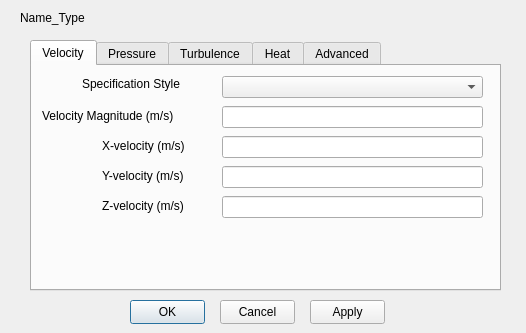
<?xml version="1.0" encoding="UTF-8"?>
<ui version="4.0">
 <class>boundaryConditionDialog</class>
 <widget class="QDialog" name="boundaryConditionDialog">
  <property name="geometry">
   <rect>
    <x>0</x>
    <y>0</y>
    <width>526</width>
    <height>333</height>
   </rect>
  </property>
  <property name="windowTitle">
   <string>Boundary Condition</string>
  </property>
  <widget class="QTabWidget" name="tabWidget">
   <property name="geometry">
    <rect>
     <x>30</x>
     <y>40</y>
     <width>471</width>
     <height>251</height>
    </rect>
   </property>
   <property name="currentIndex">
    <number>0</number>
   </property>
   <widget class="QWidget" name="tab">
    <attribute name="title">
     <string>Velocity</string>
    </attribute>
    <widget class="QComboBox" name="comboBoxVelocityStyle">
     <property name="geometry">
      <rect>
       <x>190</x>
       <y>10</y>
       <width>261</width>
       <height>22</height>
      </rect>
     </property>
    </widget>
    <widget class="QLabel" name="label">
     <property name="geometry">
      <rect>
       <x>50</x>
       <y>10</y>
       <width>131</width>
       <height>16</height>
      </rect>
     </property>
     <property name="text">
      <string>Specification Style</string>
     </property>
    </widget>
    <widget class="QLineEdit" name="lineEditVelMag">
     <property name="geometry">
      <rect>
       <x>190</x>
       <y>40</y>
       <width>261</width>
       <height>22</height>
      </rect>
     </property>
    </widget>
    <widget class="QLabel" name="label_2">
     <property name="geometry">
      <rect>
       <x>10</x>
       <y>40</y>
       <width>171</width>
       <height>20</height>
      </rect>
     </property>
     <property name="text">
      <string>Velocity Magnitude (m/s)</string>
     </property>
    </widget>
    <widget class="QLineEdit" name="lineEditU">
     <property name="geometry">
      <rect>
       <x>190</x>
       <y>70</y>
       <width>261</width>
       <height>22</height>
      </rect>
     </property>
    </widget>
    <widget class="QLabel" name="label_3">
     <property name="geometry">
      <rect>
       <x>70</x>
       <y>70</y>
       <width>111</width>
       <height>20</height>
      </rect>
     </property>
     <property name="text">
      <string>X-velocity (m/s)</string>
     </property>
    </widget>
    <widget class="QLabel" name="label_4">
     <property name="geometry">
      <rect>
       <x>70</x>
       <y>100</y>
       <width>111</width>
       <height>20</height>
      </rect>
     </property>
     <property name="text">
      <string>Y-velocity (m/s)</string>
     </property>
    </widget>
    <widget class="QLineEdit" name="lineEditV">
     <property name="geometry">
      <rect>
       <x>190</x>
       <y>100</y>
       <width>261</width>
       <height>22</height>
      </rect>
     </property>
    </widget>
    <widget class="QLabel" name="label_5">
     <property name="geometry">
      <rect>
       <x>70</x>
       <y>130</y>
       <width>111</width>
       <height>20</height>
      </rect>
     </property>
     <property name="text">
      <string>Z-velocity (m/s)</string>
     </property>
    </widget>
    <widget class="QLineEdit" name="lineEditW">
     <property name="geometry">
      <rect>
       <x>190</x>
       <y>130</y>
       <width>261</width>
       <height>22</height>
      </rect>
     </property>
    </widget>
   </widget>
   <widget class="QWidget" name="tab_Pressure">
    <attribute name="title">
     <string>Pressure</string>
    </attribute>
    <widget class="QLabel" name="label_11">
     <property name="geometry">
      <rect>
       <x>50</x>
       <y>10</y>
       <width>131</width>
       <height>16</height>
      </rect>
     </property>
     <property name="text">
      <string>Specification Style</string>
     </property>
    </widget>
    <widget class="QComboBox" name="comboBoxPressure">
     <property name="geometry">
      <rect>
       <x>190</x>
       <y>10</y>
       <width>261</width>
       <height>22</height>
      </rect>
     </property>
    </widget>
    <widget class="QLabel" name="label_12">
     <property name="geometry">
      <rect>
       <x>50</x>
       <y>40</y>
       <width>141</width>
       <height>20</height>
      </rect>
     </property>
     <property name="text">
      <string>Pressure Value (Pa)</string>
     </property>
    </widget>
    <widget class="QLineEdit" name="lineEditPressure">
     <property name="geometry">
      <rect>
       <x>190</x>
       <y>40</y>
       <width>261</width>
       <height>22</height>
      </rect>
     </property>
    </widget>
   </widget>
   <widget class="QWidget" name="tab_4">
    <attribute name="title">
     <string>Turbulence</string>
    </attribute>
    <widget class="QLabel" name="label_6">
     <property name="geometry">
      <rect>
       <x>60</x>
       <y>40</y>
       <width>121</width>
       <height>21</height>
      </rect>
     </property>
     <property name="text">
      <string>Input parameters</string>
     </property>
    </widget>
    <widget class="QComboBox" name="comboBoxTurbulence">
     <property name="geometry">
      <rect>
       <x>180</x>
       <y>40</y>
       <width>241</width>
       <height>22</height>
      </rect>
     </property>
    </widget>
    <widget class="QLabel" name="label_7">
     <property name="geometry">
      <rect>
       <x>50</x>
       <y>70</y>
       <width>161</width>
       <height>20</height>
      </rect>
     </property>
     <property name="text">
      <string>&lt;html&gt;&lt;head/&gt;&lt;body&gt;&lt;p align=&quot;center&quot;&gt;Turbulent Intensity (%)&lt;/p&gt;&lt;/body&gt;&lt;/html&gt;</string>
     </property>
    </widget>
    <widget class="QLabel" name="label_8">
     <property name="geometry">
      <rect>
       <x>40</x>
       <y>100</y>
       <width>171</width>
       <height>20</height>
      </rect>
     </property>
     <property name="text">
      <string>&lt;html&gt;&lt;head/&gt;&lt;body&gt;&lt;p align=&quot;center&quot;&gt;Turbulent Viscosity Ratio&lt;/p&gt;&lt;/body&gt;&lt;/html&gt;</string>
     </property>
    </widget>
    <widget class="QLineEdit" name="lineEditIntensity">
     <property name="geometry">
      <rect>
       <x>220</x>
       <y>70</y>
       <width>201</width>
       <height>22</height>
      </rect>
     </property>
    </widget>
    <widget class="QLineEdit" name="lineEditViscosityRatio">
     <property name="geometry">
      <rect>
       <x>220</x>
       <y>100</y>
       <width>201</width>
       <height>22</height>
      </rect>
     </property>
    </widget>
    <widget class="QLabel" name="label_9">
     <property name="geometry">
      <rect>
       <x>100</x>
       <y>130</y>
       <width>111</width>
       <height>20</height>
      </rect>
     </property>
     <property name="text">
      <string>&lt;html&gt;&lt;head/&gt;&lt;body&gt;&lt;p align=&quot;center&quot;&gt;Length Scale (m)&lt;/p&gt;&lt;/body&gt;&lt;/html&gt;</string>
     </property>
    </widget>
    <widget class="QLineEdit" name="lineEditLengthScale">
     <property name="geometry">
      <rect>
       <x>220</x>
       <y>130</y>
       <width>201</width>
       <height>22</height>
      </rect>
     </property>
    </widget>
    <widget class="QLabel" name="label_10">
     <property name="geometry">
      <rect>
       <x>60</x>
       <y>160</y>
       <width>161</width>
       <height>20</height>
      </rect>
     </property>
     <property name="text">
      <string>&lt;html&gt;&lt;head/&gt;&lt;body&gt;&lt;p align=&quot;center&quot;&gt;Hydraulic Diameter (m)&lt;/p&gt;&lt;/body&gt;&lt;/html&gt;</string>
     </property>
    </widget>
    <widget class="QLineEdit" name="lineEditHydraulicDia">
     <property name="geometry">
      <rect>
       <x>220</x>
       <y>160</y>
       <width>201</width>
       <height>22</height>
      </rect>
     </property>
    </widget>
    <widget class="QLineEdit" name="lineEditK">
     <property name="geometry">
      <rect>
       <x>130</x>
       <y>10</y>
       <width>51</width>
       <height>22</height>
      </rect>
     </property>
    </widget>
    <widget class="QLabel" name="label_13">
     <property name="geometry">
      <rect>
       <x>110</x>
       <y>10</y>
       <width>16</width>
       <height>20</height>
      </rect>
     </property>
     <property name="text">
      <string>&lt;html&gt;&lt;head/&gt;&lt;body&gt;&lt;p align=&quot;center&quot;&gt;k&lt;/p&gt;&lt;/body&gt;&lt;/html&gt;</string>
     </property>
    </widget>
    <widget class="QLineEdit" name="lineEditOmega">
     <property name="geometry">
      <rect>
       <x>250</x>
       <y>10</y>
       <width>51</width>
       <height>22</height>
      </rect>
     </property>
    </widget>
    <widget class="QLabel" name="label_14">
     <property name="geometry">
      <rect>
       <x>190</x>
       <y>10</y>
       <width>51</width>
       <height>20</height>
      </rect>
     </property>
     <property name="text">
      <string>&lt;html&gt;&lt;head/&gt;&lt;body&gt;&lt;p align=&quot;center&quot;&gt;omega&lt;/p&gt;&lt;/body&gt;&lt;/html&gt;</string>
     </property>
    </widget>
    <widget class="QLineEdit" name="lineEditEpsilon">
     <property name="geometry">
      <rect>
       <x>370</x>
       <y>10</y>
       <width>51</width>
       <height>22</height>
      </rect>
     </property>
    </widget>
    <widget class="QLabel" name="label_15">
     <property name="geometry">
      <rect>
       <x>310</x>
       <y>10</y>
       <width>51</width>
       <height>20</height>
      </rect>
     </property>
     <property name="text">
      <string>&lt;html&gt;&lt;head/&gt;&lt;body&gt;&lt;p align=&quot;center&quot;&gt;epsilon&lt;/p&gt;&lt;/body&gt;&lt;/html&gt;</string>
     </property>
    </widget>
   </widget>
   <widget class="QWidget" name="tab_2">
    <attribute name="title">
     <string>Heat</string>
    </attribute>
    <widget class="QLabel" name="label_16">
     <property name="geometry">
      <rect>
       <x>10</x>
       <y>0</y>
       <width>121</width>
       <height>16</height>
      </rect>
     </property>
     <property name="text">
      <string>Not Implemented</string>
     </property>
    </widget>
   </widget>
   <widget class="QWidget" name="tab_3">
    <attribute name="title">
     <string>Advanced</string>
    </attribute>
    <widget class="QLabel" name="label_17">
     <property name="geometry">
      <rect>
       <x>10</x>
       <y>0</y>
       <width>121</width>
       <height>16</height>
      </rect>
     </property>
     <property name="text">
      <string>Not Implemented</string>
     </property>
    </widget>
   </widget>
  </widget>
  <widget class="QPushButton" name="pushButtonOK">
   <property name="geometry">
    <rect>
     <x>130</x>
     <y>300</y>
     <width>75</width>
     <height>24</height>
    </rect>
   </property>
   <property name="text">
    <string>OK</string>
   </property>
  </widget>
  <widget class="QPushButton" name="pushButtonCancel">
   <property name="geometry">
    <rect>
     <x>220</x>
     <y>300</y>
     <width>75</width>
     <height>24</height>
    </rect>
   </property>
   <property name="text">
    <string>Cancel</string>
   </property>
  </widget>
  <widget class="QPushButton" name="pushButtonApply">
   <property name="geometry">
    <rect>
     <x>310</x>
     <y>300</y>
     <width>75</width>
     <height>24</height>
    </rect>
   </property>
   <property name="text">
    <string>Apply</string>
   </property>
  </widget>
  <widget class="QLabel" name="labelBC">
   <property name="geometry">
    <rect>
     <x>20</x>
     <y>10</y>
     <width>261</width>
     <height>16</height>
    </rect>
   </property>
   <property name="text">
    <string>Name_Type</string>
   </property>
  </widget>
 </widget>
 <resources/>
 <connections/>
</ui>
